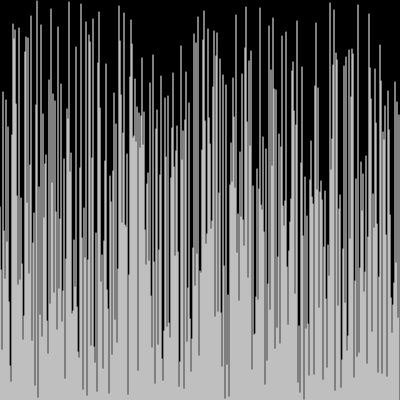
Frame 1 (no input)
Frame 60 (no input): identical to frame 1, image omitted
Frame 120 (the mouse pressed at the canvas centre since frame 60): identical to frame 1, image omitted

The p5.js sketch that drew this single still picture (run headless with seeded random() and noise() and a simulated clock; from frame 60 on, the mouse is pressed at the canvas centre):

// p5.js sketch
// ── sketch.js
var array = null;

function setup() {
    createCanvas(400, 400);
    array = shuffle([...Array(width).keys()]);
}

function draw() {
    background(0);
    stroke(255);
    for (var i = 0; i < array.length; i++) {
        line(i, height, i, height - array[i]);
    }

}

function shuffle(array) {
    var currentIndex = array.length, temporaryValue, randomIndex;
  
    // While there remain elements to shuffle...
    while (0 !== currentIndex) {
  
      // Pick a remaining element...
      randomIndex = Math.floor(Math.random() * currentIndex);
      currentIndex -= 1;
  
      // And swap it with the current element.
      temporaryValue = array[currentIndex];
      array[currentIndex] = array[randomIndex];
      array[randomIndex] = temporaryValue;
    }
  
    return array;
}
// ── helper.js
function swap(arr, a, b) {
    var temp = arr[a];
    arr[a] = arr[b];
    arr[b] = temp;
}

function shuffle(arr) {
    var currentIndex = arr.length;
  
    // While there remain elements to shuffle...
    while (0 !== currentIndex) {
  
      // Pick a remaining element...
      var randomIndex = Math.floor(Math.random() * currentIndex);
      currentIndex -= 1;
  
      // And swap it with the current element.
      var temporaryValue = arr[currentIndex];
      arr[currentIndex] = arr[randomIndex];
      arr[randomIndex] = temporaryValue;
    }

}

function sleep(ms) {
  return new Promise(res => setTimeout(res, ms))
}
// ── sort.js
class SortingAlgorithm {
    constructor(arr, start=-1, end=-1) {
        this.arr = arr;
        this.start = (start == -1) ? 0 : start;
        this.end = (end == -1) ? arr.length - 1 : end;
    }

    sortStep() {
        throw 'Unimplemented exception';
    }
    isDone() {
        throw 'Unimplemented exception';
    }
    getArray() {
        throw 'Unimplemented exception';
    }
    getKeyIndices() {
        throw 'Unimplemented exception';
    }
    getSortAlgorithmName() {
        throw 'Unimplemented exception';
    }
};

class BubbleSortingAlgorithm extends SortingAlgorithm {
    i = this.start;
    j = this.start;
    swapped = false;
    done = false;

    constructor(arr) {
        super(arr);
    }

    sortStep() {
        if (this.j == 0) {
            this.swapped = false;
        }
    
        if (this.arr[this.j] > this.arr[this.j+1]) {
            swap(this.arr, this.j, this.j + 1);
            this.swapped = true;
        }
    
        if (this.i == this.end + 1 || (this.j == this.end + 1 && !this.swapped)) {
            this.done = true;
        }
    
        if (this.j == this.end + 1) {
            this.i++;
            this.j = this.start;
        } else {
            this.j++;
        }
    }

    isDone() {
        return this.done;
    }

    getArray() {
        return this.arr;
    }

    getKeyIndices() {
        return [this.i, this.j];
    }

    getSortAlgorithmName() {
        return 'Bubble Sort';
    }
};

class MergeSortingAlgorithm extends SortingAlgorithm {
    constructor(arr, start=-1, end=-1) {
        super(arr, start, end);

        let midIndex = start + ((end - start) / 2);
        this.leftSide = new MergeSortingAlgorithm(arr, start, midIndex - 1);
        this.rightSide = new MergeSortingAlgorithm(arr, midIndex, end);
    }

    sortStep() {
    }

    isDone() {
        return this.end <= this.start;
    }

    getArray() {
        return this.arr;
    }

    getKeyIndices() {
    }

    getSortAlgorithmName() {
        return 'Merge Sort';
    }
};
